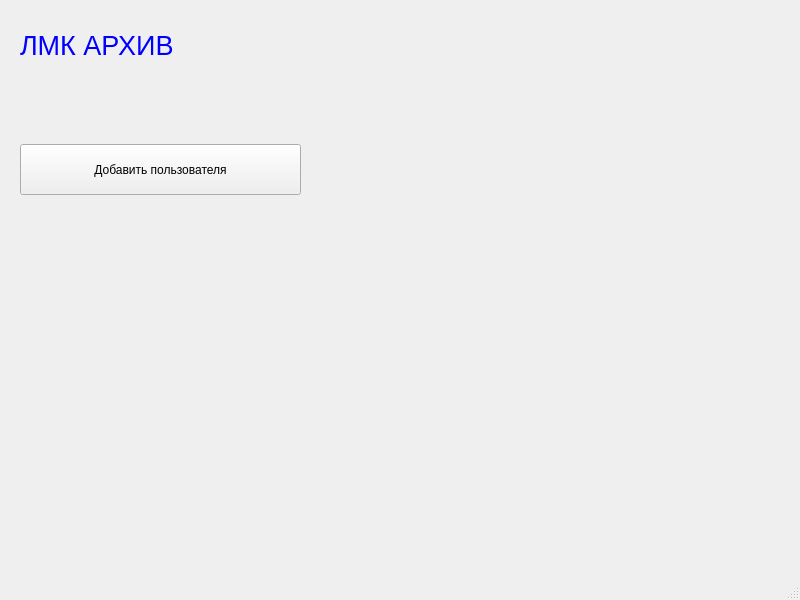
<?xml version="1.0" encoding="UTF-8"?>
<ui version="4.0">
 <class>MainWindow</class>
 <widget class="QMainWindow" name="MainWindow">
  <property name="geometry">
   <rect>
    <x>0</x>
    <y>0</y>
    <width>800</width>
    <height>600</height>
   </rect>
  </property>
  <property name="windowTitle">
   <string>ЛМК АРХИВ</string>
  </property>
  <widget class="QWidget" name="centralwidget">
   <widget class="QPushButton" name="pushButton">
    <property name="geometry">
     <rect>
      <x>20</x>
      <y>144</y>
      <width>281</width>
      <height>51</height>
     </rect>
    </property>
    <property name="text">
     <string>Добавить пользователя</string>
    </property>
   </widget>
   <widget class="QLabel" name="label">
    <property name="geometry">
     <rect>
      <x>20</x>
      <y>20</y>
      <width>351</width>
      <height>51</height>
     </rect>
    </property>
    <property name="font">
     <font>
      <family>Arial</family>
      <pointsize>20</pointsize>
     </font>
    </property>
    <property name="styleSheet">
     <string notr="true">size:60px;
color:blue;</string>
    </property>
    <property name="text">
     <string>ЛМК АРХИВ</string>
    </property>
   </widget>
  </widget>
  <widget class="QMenuBar" name="menubar">
   <property name="geometry">
    <rect>
     <x>0</x>
     <y>0</y>
     <width>800</width>
     <height>25</height>
    </rect>
   </property>
  </widget>
  <widget class="QStatusBar" name="statusbar"/>
 </widget>
 <resources/>
 <connections/>
</ui>
